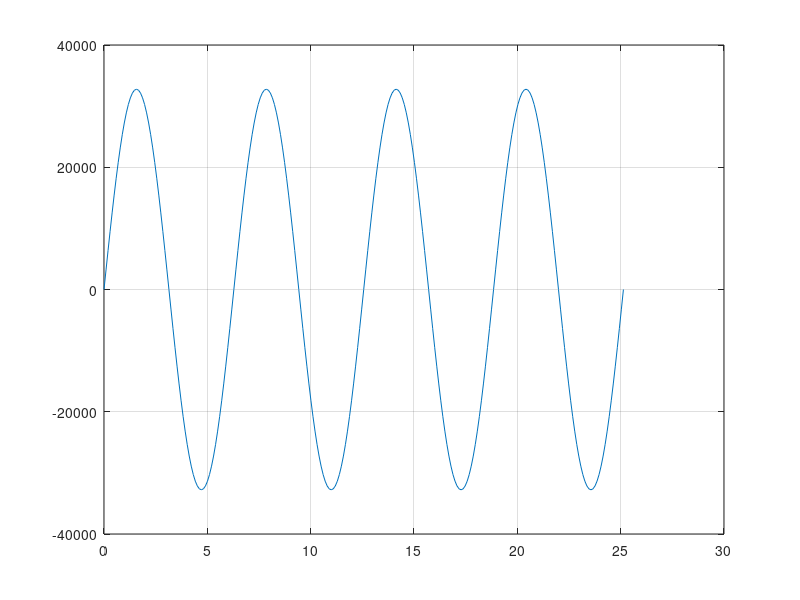

Write the MATLAB code that produced this figure. (Note: this script raises an error after producing the figure.)

clear;
DEPTH=256;
WIDTH=16;
T=4;
x = 0:2*pi*T/DEPTH:2*pi*T;
y=sin(x)*2^(WIDTH-1);
for i=1:DEPTH-1
    if(y(i)==32768)
        y(i)=y(i)-1;
    end
end
y=floor(y);
max(y)
min(y)
plot(x,y), grid on
Write_mif('D:\06, Matlab\TXT\sin.mif',y,WIDTH,DEPTH) 